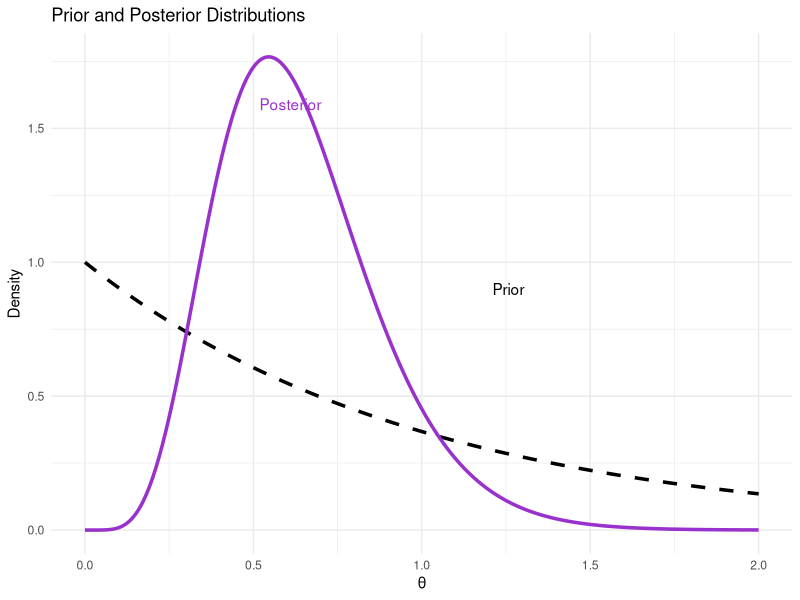
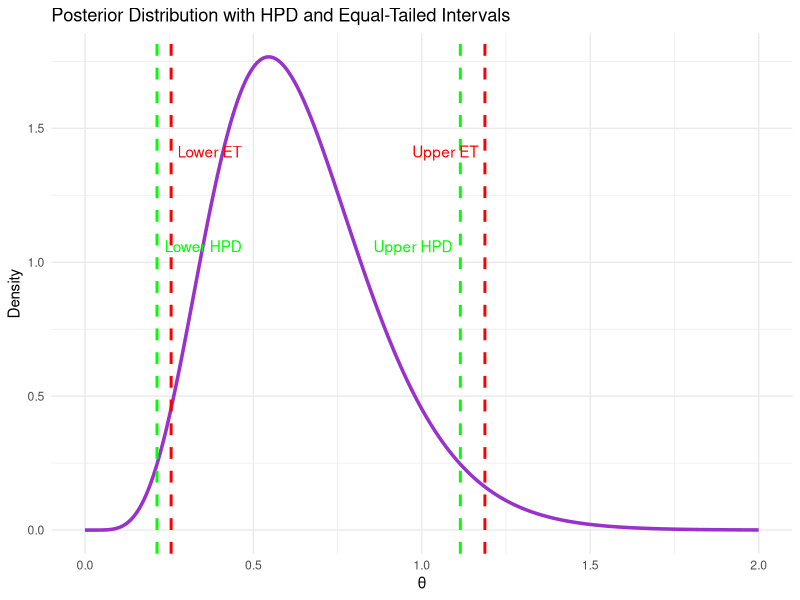

Source code (R) for these figures, in order:
# Load necessary library
library(ggplot2)

# Given parameters
alpha_prior <- 1
beta_prior <- 1
n <- 10
sum_x <- 6

# Compute posterior parameters
alpha_post <- alpha_prior + sum_x  # α* = α + sum(x)
beta_post <- beta_prior + n        # β* = β + n

# Define credibility level
credibility_level <- 0.95
alpha_half <- (1 - credibility_level)

# Define prior density function
prior_density <- function(theta) {
  (beta_prior^alpha_prior / gamma(alpha_prior)) * theta^(alpha_prior - 1) * exp(-beta_prior * theta)
}

# Define posterior density function
posterior_density <- function(theta) {
  (beta_post^alpha_post / gamma(alpha_post)) * theta^(alpha_post - 1) * exp(-beta_post * theta)
}

# Find k: numerical search for the threshold
k_values <- seq(0, posterior_density(alpha_post / beta_post), length.out = 1000)  # Possible values of k
intervals <- sapply(k_values, function(k) {
  theta_range <- seq(0, 2, length.out = 10000)
  density_values <- posterior_density(theta_range)
  selected <- theta_range[density_values > k]
  if (length(selected) > 1) {
    return(c(min(selected), max(selected)))
  } else {
    return(c(NA, NA))
  }
})

# Find the shortest interval containing 95% probability
valid_intervals <- intervals[, !is.na(intervals[1, ])]
probs <- apply(valid_intervals, 2, function(bounds) {
  integrate(posterior_density, lower = bounds[1], upper = bounds[2])$value
})

# Choose the k corresponding to the shortest valid HPD interval
best_index <- which.min(abs(probs - credibility_level))
hpd_L <- valid_intervals[1, best_index]
hpd_U <- valid_intervals[2, best_index]
k_best <- k_values[best_index]

# Compute equal-tailed credible interval
theta_L <- qgamma(alpha_half / 2, shape = alpha_post, rate = beta_post)
theta_U <- qgamma(1 - alpha_half / 2, shape = alpha_post, rate = beta_post)

# Print results
cat("Equal-tailed credible interval: (", theta_L, ",", theta_U, ")\n")
cat("HPD interval: (", hpd_L, ",", hpd_U, ")\n")
cat("Threshold k:", k_best, "\n")

# Generate density plots
theta_vals <- seq(0, 2, length.out = 1000)
posterior_vals <- posterior_density(theta_vals)
prior_vals <- prior_density(theta_vals)

df_posterior <- data.frame(theta_vals, posterior_vals)
df_prior <- data.frame(theta_vals, prior_vals)

# Plot 1: Prior and Posterior
ggplot() +
  geom_line(data = df_prior, aes(x = theta_vals, y = prior_vals), color = "black", linetype = "dashed", size = 1.2) +
  geom_line(data = df_posterior, aes(x = theta_vals, y = posterior_vals), color = "darkorchid", size = 1.2) +
  labs(title = "Prior and Posterior Distributions",
       x = "θ", 
       y = "Density") +
  theme_minimal() +
  annotate("text", x = 1.2, y = max(prior_vals) * 0.9, label = "Prior", color = "black", hjust = -0.1) +
  annotate("text", x = 0.5, y = max(posterior_vals) * 0.9, label = "Posterior", color = "darkorchid", hjust = -0.1)

# Plot 2: Posterior with HPD and Equal-Tailed Intervals
ggplot(df_posterior, aes(x = theta_vals, y = posterior_vals)) +
  geom_line(color = "darkorchid", size = 1.2) +
  geom_vline(xintercept = c(theta_L, theta_U), linetype = "dashed", color = "red", size = 1) +
  geom_vline(xintercept = c(hpd_L, hpd_U), linetype = "dashed", color = "green", size = 1) +
  labs(title = "Posterior Distribution with HPD and Equal-Tailed Intervals",
       x = "θ", 
       y = "Density") +
  theme_minimal() +
  annotate("text", x = theta_L, y = max(posterior_vals) * 0.8, label = "Lower ET", color = "red", hjust = -0.1) +
  annotate("text", x = theta_U, y = max(posterior_vals) * 0.8, label = "Upper ET", color = "red", hjust = 1.1) +
  annotate("text", x = hpd_L, y = max(posterior_vals) * 0.6, label = "Lower HPD", color = "green", hjust = -0.1) +
  annotate("text", x = hpd_U, y = max(posterior_vals) * 0.6, label = "Upper HPD", color = "green", hjust = 1.1)
